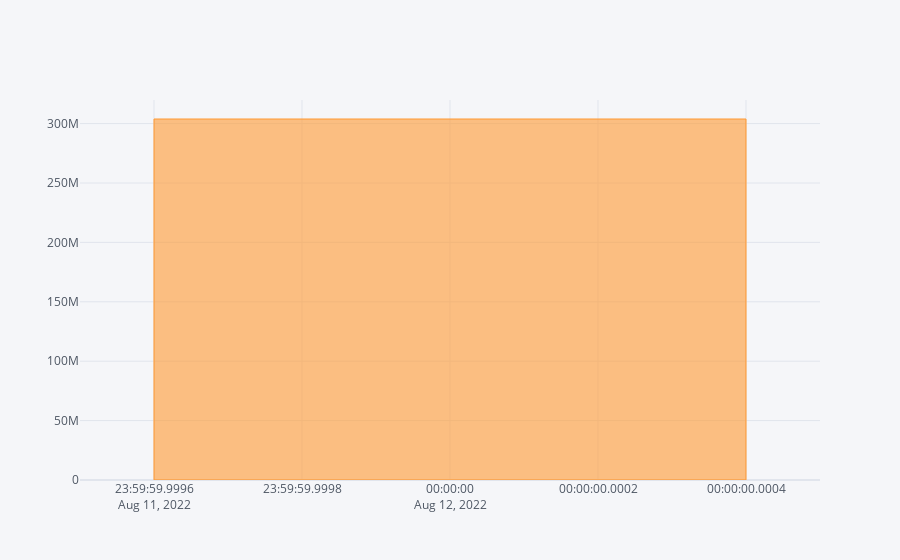

Notebook cell for this chart:
### Code cell
final_nifty['Total Volume'].iplot(kind='bar')

### Figure 1 — Plotly figure (JSON) as saved in the notebook; plotly's stock layout.template omitted (floating-point values rounded to 4 significant figures)
{"data": [{"marker": {"color": "rgba(255, 153, 51, 0.6)", "line": {"color": "rgba(255, 153, 51, 1.0)", "width": 1}}, "name": "Total Volume", "orientation": "v", "text": "", "type": "bar", "x": ["2022-08-12"], "y": [303872483]}], "layout": {"legend": {"bgcolor": "#F5F6F9", "font": {"color": "#4D5663"}}, "paper_bgcolor": "#F5F6F9", "plot_bgcolor": "#F5F6F9", "title": {"font": {"color": "#4D5663"}}, "xaxis": {"gridcolor": "#E1E5ED", "showgrid": true, "tickfont": {"color": "#4D5663"}, "title": {"font": {"color": "#4D5663"}, "text": ""}, "zerolinecolor": "#E1E5ED"}, "yaxis": {"gridcolor": "#E1E5ED", "showgrid": true, "tickfont": {"color": "#4D5663"}, "title": {"font": {"color": "#4D5663"}, "text": ""}, "zerolinecolor": "#E1E5ED"}}}
